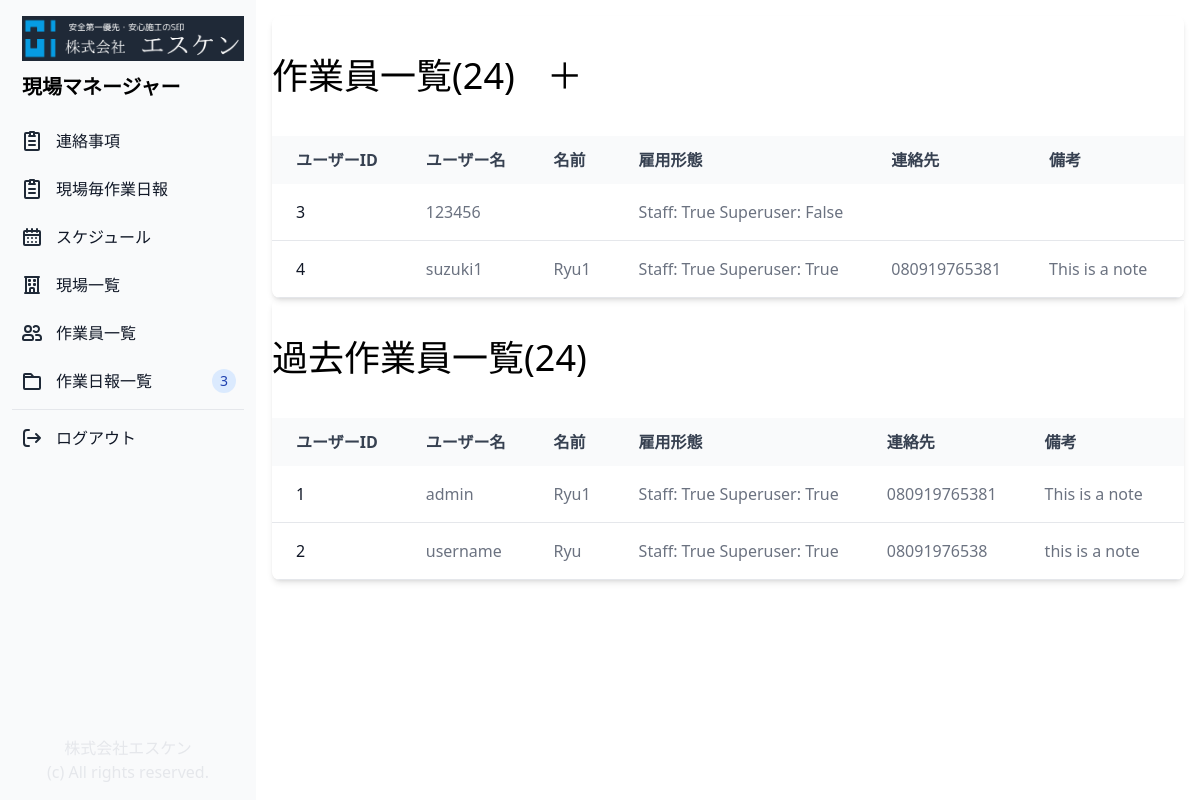
/user_list/ (signed in), run on an earlier commit of the app's database.
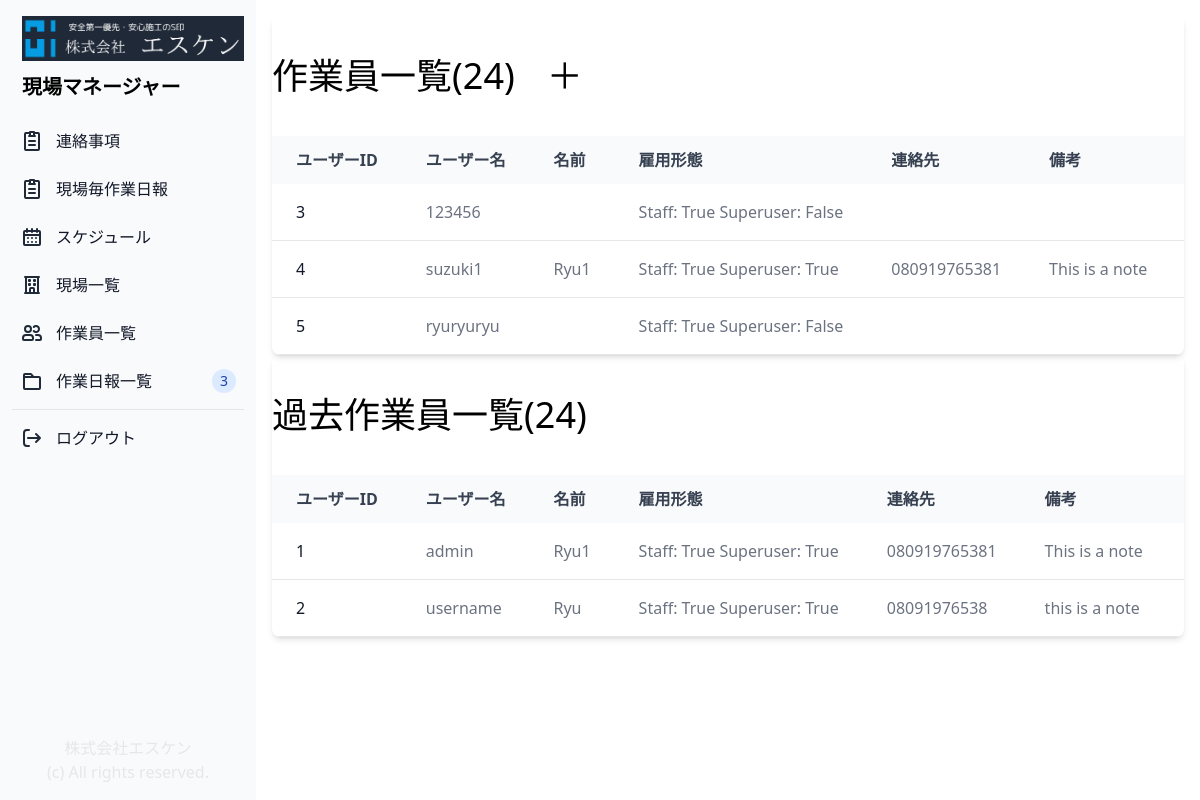
And on a later commit of the database.
### genba/models.py (models this page shows, shortened)
class Profile(models.Model):
    user = models.OneToOneField(User, on_delete=models.CASCADE)
    fullname = models.CharField(max_length=20, blank=True)
    phone = models.CharField(max_length=20, blank=True)
    note = models.CharField(max_length=500, blank=True)
    is_temp = models.BooleanField(default=True)
    is_staff = models.BooleanField(default=True)
    is_superuser = models.BooleanField(default=False)
    is_active = models.BooleanField(default=True)
    created_at = models.DateTimeField(auto_now_add=True)
    updated_at = models.DateTimeField(auto_now=True)

### genba/views.py (the view)
# urls.py: path('user_list/', views.user_list, name="user_list"),
@login_required(login_url='/login_user/')
def user_list(request):
    profiles = Profile.objects.all()
    return render(request, "user_list.html", { "profiles": profiles })

### genba/templates/user_list.html (shortened to what this page needs)
{% extends "base.html" %}
{% block content %}
<div class="p-4 sm:ml-64">
    <div class="relative overflow-x-auto shadow-md sm:rounded-lg">
        <div class="px-auto">
            <h1 class="text-4xl py-10">作業員一覧(24)<a class="pl-8" href="{% url 'register_user' %}">＋</a></h1>
        </div>
        <table class="w-full text-normal text-left rtl:text-right text-gray-500 dark:text-gray-400">
            <thead
                class="text-normal text-gray-700 uppercase bg-gray-50 whitespace-nowrap dark:bg-gray-700 dark:text-gray-400">
                <tr>
                    <th scope="col" class="px-6 py-3">
                        ユーザーID
                    </th>
                    <th scope="col" class="px-6 py-3">
                        ユーザー名
                    </th>
                    <th scope="col" class="px-6 py-3">
                        名前
                    </th>
                    <th scope="col" class="px-6 py-3">
                        雇用形態
                    </th>
                    <th scope="col" class="px-6 py-3">
                        連絡先
                    </th>
                    <th scope="col" class="px-6 py-3">
                        備考
                    </th>
                    <th scope="col" class="px-6 py-3">
                    </th>
                </tr>
            </thead>
            <tbody>
                {% for profile in profiles %}
                {% if profile.is_active == True %}
                <tr class="border-b">
                    <th scope="row" class="pl-6 pr-3 py-4 font-medium whitespace-nowrap text-gray-900">
                        <a href="#">
                            {{ profile.id }}
                        </a>
                    </th>
                    <td class="px-6 py-4 whitespace-nowrap">
                        {{ profile.user }}
                    </td>
                    <td class="px-6 py-4 whitespace-nowrap">
                        {{ profile.fullname }}
                    </td>
                    <td class="px-6 py-4 whitespace-nowrap">
                        Staff: {{ profile.is_staff }} Superuser: {{ profile.is_superuser }}
                    </td>
                    <td class="px-6 py-4 whitespace-nowrap">
                        {{ profile.phone }}
                    </td>
                    <td class="px-6 py-4 whitespace-nowrap">
                        {{ profile.note }}
                    </td>
                    <td class="px-6 py-4 whitespace-nowrap">
                    </td>
                </tr>
                {% endif %}
                {% endfor %}
            </tbody>
        </table>
    </div>
    <div class="relative overflow-x-auto shadow-md sm:rounded-lg">
        <div class="px-auto">
            <h1 class="text-4xl py-10">過去作業員一覧(24)</h1>
        </div>
        <table class="w-full text-normal text-left rtl:text-right text-gray-500 dark:text-gray-400">
            <thead
                class="text-normal text-gray-700 uppercase bg-gray-50 whitespace-nowrap dark:bg-gray-700 dark:text-gray-400">
                <tr>
                    <th scope="col" class="px-6 py-3">
                        ユーザーID
                    </th>
                    <th scope="col" class="px-6 py-3">
                        ユーザー名
                    </th>
                    <th scope="col" class="px-6 py-3">
                        名前
                    </th>
                    <th scope="col" class="px-6 py-3">
                        雇用形態
                    </th>
                    <th scope="col" class="px-6 py-3">
                        連絡先
                    </th>
                    <th scope="col" class="px-6 py-3">
                        備考
                    </th>
                    <th scope="col" class="px-6 py-3">
                    </th>
                </tr>
            </thead>
            <tbody>
                {% for profile in profiles %}
                {% if profile.is_active == False %}
                <tr class="border-b">
                    <th scope="row" class="pl-6 pr-3 py-4 font-medium whitespace-nowrap text-gray-900">
                        <a href="">
                            {{ profile.id }}
                        </a>
                    </th>
                    <td class="px-6 py-4 whitespace-nowrap">
                        {{ profile.user }}
                    </td>
                    <td class="px-6 py-4 whitespace-nowrap">
                        {{ profile.fullname }}
                    </td>
                    <td class="px-6 py-4 whitespace-nowrap">
                        Staff: {{ profile.is_staff }} Superuser: {{ profile.is_superuser }}
                    </td>
                    <td class="px-6 py-4 whitespace-nowrap">
                        {{ profile.phone }}
                    </td>
                    <td class="px-6 py-4 whitespace-nowrap">
                        {{ profile.note }}
                    </td>
                    <td class="px-6 py-4 whitespace-nowrap">
                    </td>
                </tr>
                {% endif %}
                {% endfor %}
            </tbody>
        </table>
    </div>
</div>
{% endblock content %}

### genba/templates/base.html (shortened to what this page needs)
{% load static %}
<!doctype html>
<html lang="en">
<head>
    <script src="https://cdn.tailwindcss.com"></script>
</head>
<body>
    {% include 'assets/sidebar.html' %}
    {% block content %}
    {% endblock content %}
</body>
</html>

### genba/templates/assets/sidebar.html (shortened to what this page needs)
{% load static %}
<aside id="sidebar"
    class="fixed top-0 left-0 z-40 w-64 h-screen transition-transform -translate-x-full sm:translate-x-0"
    aria-label="Sidebar">
    <div class="h-full px-3 py-4 bg-gray-50 dark:bg-gray-800">
        <div class="flex flex-col h-full justify-content-end">
            <a href=" {% url 'home' %}" class="flex items-center ps-2.5 mb-5">
                <span class="self-center font-semibold dark:text-white">
                    <img src="../static/images/esken_logo.png" class="mb-3" />
                    <p class="text-xl">
                        現場マネージャー
                    </p>
                </span>
            </a>
            <ul class="space-y-2 font-medium">
                <li>
                    <a href="{% url 'home' %}"
                        class="flex items-center p-2 text-gray-900 rounded-lg dark:text-white hover:bg-gray-100 dark:hover:bg-gray-700 group">
                        <span class="ms-3">連絡事項</span>
                    </a>
                </li>
                <li>
                    <a href="{% url 'add_report' %}"
                        class="flex items-center p-2 text-gray-900 rounded-lg dark:text-white hover:bg-gray-100 dark:hover:bg-gray-700 group">
                        <span class="ms-3">現場毎作業日報</span>
                    </a>
                </li>
                <li>
                    <a href="{% url 'schedule' %}"
                        class="flex items-center p-2 text-gray-900 rounded-lg dark:text-white hover:bg-gray-100 dark:hover:bg-gray-700 group">
                        <span class="flex-1 ms-3 whitespace-nowrap">スケジュール</span>
                    </a>
                </li>
                <li>
                    <a href="{% url 'genba_list' %}"
                        class="flex items-center p-2 text-gray-900 rounded-lg dark:text-white hover:bg-gray-100 dark:hover:bg-gray-700 group">
                        <span class="flex-1 ms-3 whitespace-nowrap">現場一覧</span>
                    </a>
                </li>
                <li>
                    <a href="{% url 'user_list' %}"
                        class="flex items-center p-2 text-gray-900 rounded-lg dark:text-white hover:bg-gray-100 dark:hover:bg-gray-700 group">
                        <span class="flex-1 ms-3 whitespace-nowrap">作業員一覧</span>
                    </a>
                </li>
                <li>
                    <a href="{% url 'report_list' %}"
                        class="flex items-center p-2 text-gray-900 rounded-lg dark:text-white hover:bg-gray-100 dark:hover:bg-gray-700 group">
                        <span class="flex-1 ms-3 whitespace-nowrap">作業日報一覧
                        </span>
                        <span
                            class="inline-flex items-center justify-center w-3 h-3 p-3 ms-3 text-sm font-medium text-blue-800 bg-blue-100 rounded-full dark:bg-blue-900 dark:text-blue-300">3</span>
                    </a>
                </li>
                <hr />
                <li>
                    <a href="{% url 'logout_user' %}"
                        class="flex items-center p-2 text-gray-900 rounded-lg dark:text-white hover:bg-gray-100 dark:hover:bg-gray-700 group">
                        <span class="flex-1 ms-3 whitespace-nowrap">ログアウト</span>
                    </a>
                </li>
            </ul>
        </div>
        <p class="absolute bottom-10 right-0 left-0 text-center text-gray-200">株式会社エスケン</p>
        <p class="absolute bottom-4 right-0 left-0 text-center text-gray-200">(c) All rights reserved.</p>
    </div>
</aside>

What changed in the data, as far as the page shows it:
added Profile: id "5", user "ryuryuryu", is_staff "True", is_superuser "False", shown under "作業員一覧(24)＋"
